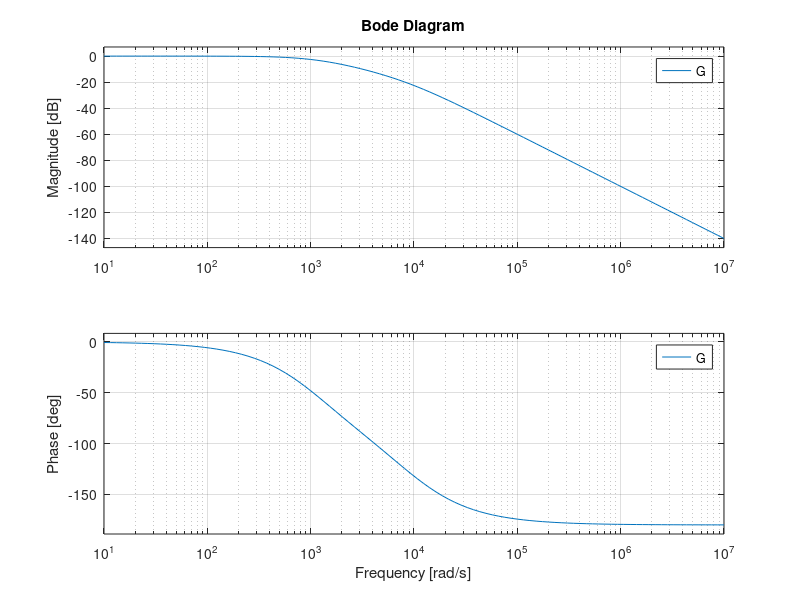

Recreate this plot in MATLAB.
clc; clear; close all;
%% Datos del circuito 
R=10;
L = 1e-3;
C= 100e-6;

num = 1/(L*C);
den = [1 R/L 1/(L*C)];
G= tf(num, den);

%Definiri el rango de frecuencias (Hz) , pasabajo, lazo abierto
N=100;
w = logspace(1,7,N);

bode(G,w);
